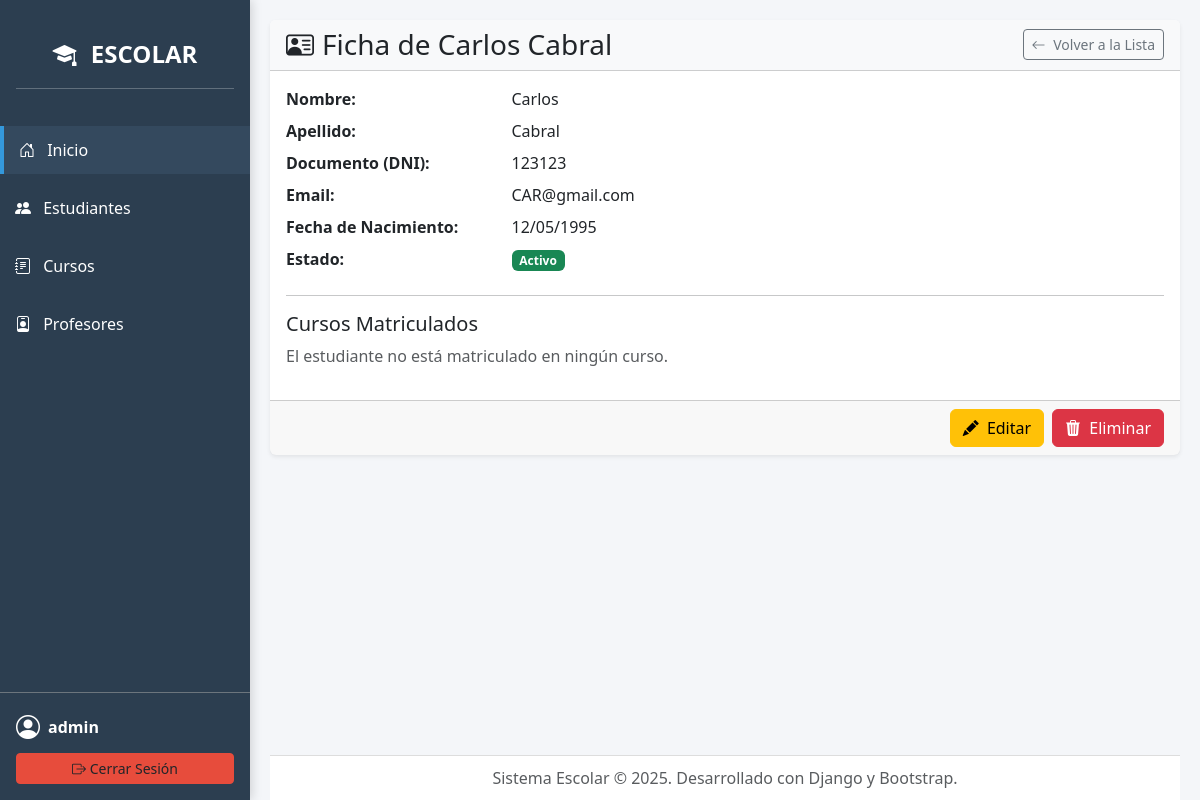
The app's page /estudiantes/14/ (signed in) with its own data.
### core/models.py (models this page shows, shortened)
class Estudiante(models.Model):
    nombre = models.CharField(max_length=200)
    apellido = models.CharField(max_length=200)
    documento = models.CharField(max_length=50, unique=True)
    email = models.EmailField(blank=True)
    fecha_nacimiento = models.DateField(null=True, blank=True)
    activo = models.BooleanField(default=True)
    class Meta:
        verbose_name = "Estudiante"
        verbose_name_plural = "Estudiantes"
        ordering = ['apellido', 'nombre']

### core/views.py (the view)
# urls.py: path('estudiantes/<int:pk>/', views.EstudianteDetailView.as_view(), name='estudiante_detail'),
class EstudianteDetailView(LoginRequiredMixin, DetailView):
    model = Estudiante
    template_name = 'estudiantes/estudiante_detail.html'
    def get_queryset(self):
        return super().get_queryset().prefetch_related('matriculas__curso')

### core/templates/estudiantes/estudiante_detail.html (shortened to what this page needs)
{% extends "base.html" %}
{% block content %}
<div class="card shadow-sm border-0">
    <div class="card-header bg-light d-flex justify-content-between align-items-center">
        <h3 class="mb-0"><i class="bi bi-person-vcard me-2"></i>Ficha de {{ object.nombre }} {{ object.apellido }}</h3>
        <a href="{% url 'estudiante_list' %}" class="btn btn-outline-secondary btn-sm"><i class="bi bi-arrow-left me-1"></i> Volver a la Lista</a>
    </div>
    <div class="card-body">
        <dl class="row">
            <dt class="col-sm-3">Nombre:</dt><dd class="col-sm-9">{{ object.nombre }}</dd>
            <dt class="col-sm-3">Apellido:</dt><dd class="col-sm-9">{{ object.apellido }}</dd>
            <dt class="col-sm-3">Documento (DNI):</dt><dd class="col-sm-9">{{ object.documento }}</dd>
            <dt class="col-sm-3">Email:</dt><dd class="col-sm-9">{{ object.email }}</dd>
            <dt class="col-sm-3">Fecha de Nacimiento:</dt><dd class="col-sm-9">{{ object.fecha_nacimiento|date:"d/m/Y" }}</dd>
            <dt class="col-sm-3">Estado:</dt>
            <dd class="col-sm-9">{% if object.activo %}<span class="badge bg-success">Activo</span>{% else %}<span class="badge bg-danger">Inactivo</span>{% endif %}</dd>
        </dl>
        <hr>
        <h5>Cursos Matriculados</h5>
        {% if object.matricula_set.all %}
            <ul class="list-group list-group-flush">
                {% for matricula in object.matricula_set.all %}<li class="list-group-item">{{ matricula.curso.nombre }} (Prof: {{ matricula.curso.profesor.nombre }}) - Nota: {{ matricula.nota|default:"N/A" }}</li>{% endfor %}
            </ul>
        {% else %}
            <p class="text-muted">El estudiante no está matriculado en ningún curso.</p>
        {% endif %}
    </div>
    <div class="card-footer text-end gap-2 d-flex justify-content-end">
        <a href="{% url 'estudiante_edit' object.pk %}" class="btn btn-warning"><i class="bi bi-pencil-fill me-1"></i> Editar</a>
        <a href="{% url 'estudiante_delete' object.pk %}" class="btn btn-danger"><i class="bi bi-trash3-fill me-1"></i> Eliminar</a>
    </div>
</div>
{% endblock %}

### core/templates/base.html (shortened to what this page needs)
<!doctype html>
<html lang="es">
{% load static %}
<head>
    <link href="https://cdn.jsdelivr.net/npm/bootstrap@5.3.2/dist/css/bootstrap.min.css" rel="stylesheet">
    <link href="https://cdn.jsdelivr.net/npm/bootstrap-icons@1.11.1/font/bootstrap-icons.css" rel="stylesheet">
</head>
<body>
    <div class="sidebar d-flex flex-column">
        <div class="p-3 text-center">
            <a class="navbar-brand fw-bold" href="{% url 'home' %}">
                <i class="bi bi-mortarboard-fill me-2"></i> ESCOLAR
            </a>
            <hr class="text-white">
        </div>
<ul class="nav flex-column mb-auto">
    <li class="nav-item">
        <a class="nav-link text-white active" aria-current="page" href="{% url 'home' %}">
            <i class="bi bi-house-door me-2"></i> Inicio
        </a>
    </li>
    {% if user.is_authenticated %}
        <li class="nav-item">
            <a class="nav-link text-white" href="{% url 'estudiante_list' %}">
                <i class="bi bi-people-fill me-2"></i> Estudiantes
            </a>
        </li>
        <li class="nav-item">
            <a class="nav-link text-white" href="{% url 'curso_list' %}">
                <i class="bi bi-journal-text me-2"></i> Cursos
            </a>
        </li>
        <li class="nav-item">
            <a class="nav-link text-white" href="{% url 'profesor_list' %}">
                <i class="bi bi-person-badge me-2"></i> Profesores
            </a>
        </li>
    {% endif %}
</ul>
        <div class="user-info p-3 mt-auto border-top border-secondary">
            {% if user.is_authenticated %}
                <div class="d-flex align-items-center text-white mb-2">
                    <i class="bi bi-person-circle fs-4 me-2"></i>
                    <span class="fw-bold">{{ user.username }}</span>
                </div>
                <form method="POST" action="{% url 'logout' %}" class="d-inline w-100">
                    <button type="submit" class="btn logout-btn btn-sm w-100">
                        <i class="bi bi-box-arrow-right"></i> Cerrar Sesión
                    </button>
                </form>
            {% else %}
                <a class="btn btn-outline-light btn-sm w-100" href="{% url 'login' %}">
                    <i class="bi bi-box-arrow-in-right"></i> Iniciar Sesión
                </a>
            {% endif %}
        </div>
    </div>
    <div class="content-wrapper">
        <main class="pb-5">
            {% block content %}
            {% endblock %}
        </main>
        <footer class="app-footer text-muted">
            Sistema Escolar © 2025. Desarrollado con Django y Bootstrap.
        </footer>
    </div>
</body>
</html>

### core/templates/base.html (style rules this page uses)
body { background-color: #f4f6f9; font-family: "Segoe UI", sans-serif; margin: 0; padding: 0; display: flex; min-height: 100vh; }
.sidebar { width: 250px; flex-shrink: 0; background-color: #2c3e50; color: white; box-shadow: 2px 0 10px rgba(0, 0, 0, 0.15); position: sticky; top: 0; padding-top: 20px; }
.content-wrapper { flex-grow: 1; padding: 20px; padding-bottom: 70px; position: relative; }
.sidebar .nav-link { color: #bdc3c7; padding: 12px 15px; margin: 5px 0; transition: background-color 0.3s, color 0.3s; }
.sidebar .nav-link:hover, .sidebar .nav-link.active { background-color: #34495e; color: white; border-left: 4px solid #3498db; }
.sidebar .navbar-brand { color: white; font-size: 1.5rem; text-align: center; }
.app-footer { position: absolute; bottom: 0; width: calc(100% - 40px); background-color: #fff; color: #2c3e50; padding: 10px 0; text-align: center; border-top: 1px solid #ddd; }
.sidebar .logout-btn { background-color: #e74c3c; border-color: #e74c3c; }

### records on screen
Estudiante: nombre "Carlos", apellido "Cabral", documento "123123", email "CAR@gmail.com", fecha_nacimiento "12/05/1995"

### other values on screen
{{ user.username }} "admin"
